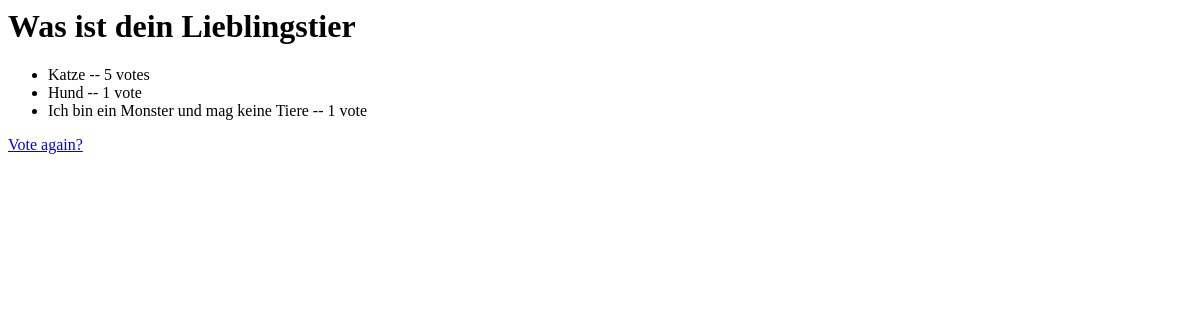
The page /polls/2/results/ on the database as committed earlier.
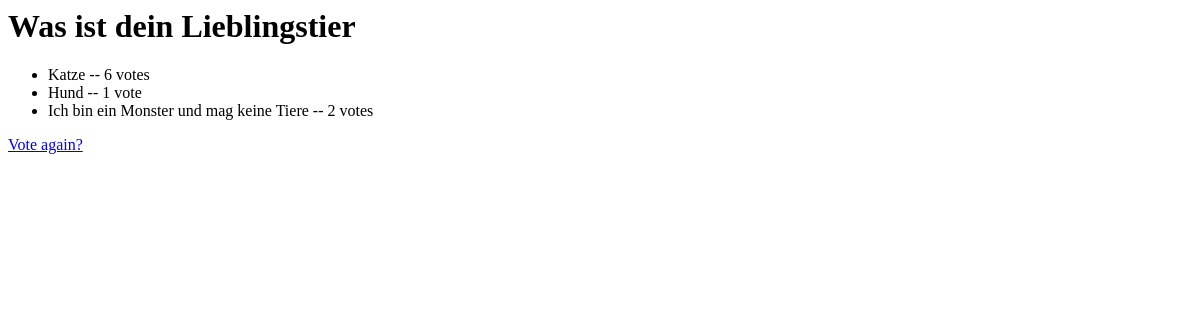
The same page on the database as committed later.
### polls/models.py (models this page shows, shortened)
class Question(models.Model):
    question_text = models.CharField(max_length=200)
    pub_date = models.DateTimeField("date published")

class Choice(models.Model):
    question = models.ForeignKey(Question, on_delete=models.CASCADE)
    choice_text = models.CharField(max_length=200)
    votes = models.IntegerField(default=0)

### polls/views.py (the view)
# urls.py: path("<int:question_id>/results/", views.results, name="results"),
def results(request, question_id):
    question = get_object_or_404(Question, pk=question_id)
    return render(request, "polls/results.html", {"question": question})

### polls/templates/polls/results.html
<h1>{{ question.question_text }}</h1>
<ul>
{% for choice in question.choice_set.all %}
    <li>{{ choice.choice_text }} -- {{ choice.votes }} vote{{ choice.votes|pluralize }}</li>
{% endfor %}
</ul>
<a href="{% url 'polls:detail' question.id %}">Vote again?</a>

Rows that differ between the two databases and show on the page:
changed Choice "Katze": votes "5" → "6"
changed Choice "Ich bin ein Monster und mag keine Tiere": votes "1" → "2"
